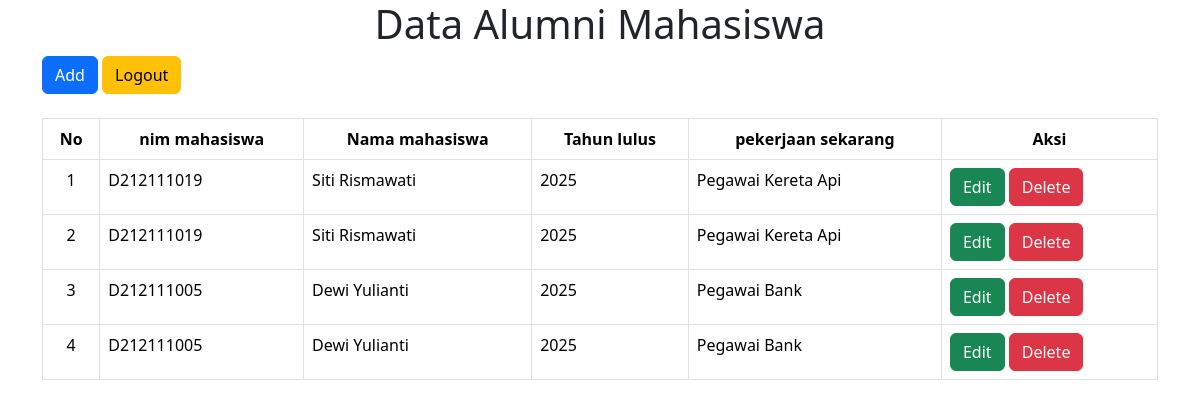
The page / on the database its author committed.
### tables this page shows
CREATE TABLE `alumni` (
  `id` int(11) NOT NULL,
  `nim_mahasiswa` varchar(10) NOT NULL,
  `nama_mahasiswa` varchar(100) NOT NULL,
  `tahun_lulus` int(11) NOT NULL,
  `pekerjaan_sekarang` varchar(100) NOT NULL
);

### index.php (the view, shortened to what this page needs)
<?php
    $mysqli = new mysqli('localhost', 'root', '', 'uas');
    $sql = $mysqli->query("SELECT alumni.id, alumni.nim_mahasiswa, alumni.nama_mahasiswa, alumni.tahun_lulus, alumni.pekerjaan_sekarang
                            FROM alumni");
   $push = [];
    while ($row = $sql->fetch_assoc()) {
        array_push($push, $row);
    }
    $no = 1
?>
<!DOCTYPE html>
<html lang="en">
<head>
    <link href="https://cdn.jsdelivr.net/npm/bootstrap@5.3.3/dist/css/bootstrap.min.css" rel="stylesheet">
</head>
<body>
    <div class="container">
    <h1 class="text-center">Data Alumni Mahasiswa</h1>
    <a href="create.php" class="btn btn-primary">Add</a>
    <a href="logout.php" class="btn btn-warning">Logout</a><br></br>
    <table class="table table-bordered table-hover">
        <tr>
            <th class="text-center">No</th>
            <th class="text-center">nim mahasiswa</th>
            <th class="text-center">Nama mahasiswa</th>
            <th class="text-center">Tahun lulus</th>
            <th class="text-center">pekerjaan sekarang</th>
            <th class="text-center">Aksi</th>
        </tr>
        <?php foreach ($push as $row ) { ?>
            <tr>
                <td class="text-center"><?=$no++; ?></td>
                <td><?=$row['nim_mahasiswa'];?></td>
                <td><?=$row['nama_mahasiswa'];?></td>
                <td><?=$row['tahun_lulus'];?></td>
                <td><?=$row['pekerjaan_sekarang'];?></td>
                <td>
                    <a href="update.php?id=<?=$row['id']?>" class="btn btn-success">Edit</a>
                    <a href="delete.php?id=<?=$row['id']?>" class="btn btn-danger" onclick="return confirm('Yakin data ini akan dihapus?')">Delete</a>
                </td>
            </tr>
        <?php } ?>
    </table>
    </div>
</body>
</html>

### rows shown on the page
alumni: nim_mahasiswa "D212111019", nama_mahasiswa "Siti Rismawati", tahun_lulus "2025", pekerjaan_sekarang "Pegawai Kereta Api"
alumni: nim_mahasiswa "D212111019", nama_mahasiswa "Siti Rismawati", tahun_lulus "2025", pekerjaan_sekarang "Pegawai Kereta Api"
alumni: nim_mahasiswa "D212111005", nama_mahasiswa "Dewi Yulianti", tahun_lulus "2025", pekerjaan_sekarang "Pegawai Bank"
alumni: nim_mahasiswa "D212111005", nama_mahasiswa "Dewi Yulianti", tahun_lulus "2025", pekerjaan_sekarang "Pegawai Bank"
